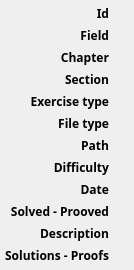
                  <widget class="QWidget" name="scrollAreaWidgetContents">
                   <property name="geometry">
                    <rect>
                     <x>0</x>
                     <y>0</y>
                     <width>134</width>
                     <height>270</height>
                    </rect>
                   </property>
                   <layout class="QGridLayout" name="gridLayout_3">
                    <property name="leftMargin">
                     <number>5</number>
                    </property>
                    <property name="topMargin">
                     <number>5</number>
                    </property>
                    <property name="rightMargin">
                     <number>5</number>
                    </property>
                    <property name="bottomMargin">
                     <number>5</number>
                    </property>
                    <property name="spacing">
                     <number>5</number>
                    </property>
                    <item row="2" column="0">
                     <spacer name="verticalSpacer_2">
                      <property name="orientation">
                       <enum>Qt::Vertical</enum>
                      </property>
                      <property name="sizeHint" stdset="0">
                       <size>
                        <width>20</width>
                        <height>40</height>
                       </size>
                      </property>
                     </spacer>
                    </item>
                    <item row="1" column="0">
                     <layout class="QVBoxLayout" name="verticalLayout_3"/>
                    </item>
                    <item row="0" column="0">
                     <layout class="QGridLayout" name="gridLayout_36">
                      <property name="horizontalSpacing">
                       <number>5</number>
                      </property>
                      <item row="3" column="1">
                       <widget class="QLabel" name="SectionLine">
                        <property name="sizePolicy">
                         <sizepolicy hsizetype="MinimumExpanding" vsizetype="MinimumExpanding">
                          <horstretch>0</horstretch>
                          <verstretch>0</verstretch>
                         </sizepolicy>
                        </property>
                        <property name="text">
                         <string/>
                        </property>
                        <property name="alignment">
                         <set>Qt::AlignLeading|Qt::AlignLeft|Qt::AlignTop</set>
                        </property>
                        <property name="wordWrap">
                         <bool>true</bool>
                        </property>
                       </widget>
                      </item>
                      <item row="8" column="1">
                       <widget class="QLabel" name="DateTimeEdit">
                        <property name="sizePolicy">
                         <sizepolicy hsizetype="MinimumExpanding" vsizetype="MinimumExpanding">
                          <horstretch>0</horstretch>
                          <verstretch>0</verstretch>
                         </sizepolicy>
                        </property>
                        <property name="text">
                         <string/>
                        </property>
                        <property name="alignment">
                         <set>Qt::AlignLeading|Qt::AlignLeft|Qt::AlignTop</set>
                        </property>
                        <property name="wordWrap">
                         <bool>true</bool>
                        </property>
                       </widget>
                      </item>
                      <item row="0" column="1">
                       <widget class="QLabel" name="NameLine">
                        <property name="sizePolicy">
                         <sizepolicy hsizetype="MinimumExpanding" vsizetype="MinimumExpanding">
                          <horstretch>0</horstretch>
                          <verstretch>0</verstretch>
                         </sizepolicy>
                        </property>
                        <property name="text">
                         <string/>
                        </property>
                        <property name="alignment">
                         <set>Qt::AlignLeading|Qt::AlignLeft|Qt::AlignTop</set>
                        </property>
                        <property name="wordWrap">
                         <bool>true</bool>
                        </property>
                       </widget>
                      </item>
                      <item row="1" column="1">
                       <widget class="QLabel" name="FieldLine">
                        <property name="sizePolicy">
                         <sizepolicy hsizetype="MinimumExpanding" vsizetype="MinimumExpanding">
                          <horstretch>0</horstretch>
                          <verstretch>0</verstretch>
                         </sizepolicy>
                        </property>
                        <property name="text">
                         <string/>
                        </property>
                        <property name="alignment">
                         <set>Qt::AlignLeading|Qt::AlignLeft|Qt::AlignTop</set>
                        </property>
                        <property name="wordWrap">
                         <bool>true</bool>
                        </property>
                       </widget>
                      </item>
                      <item row="4" column="1">
                       <widget class="QLabel" name="ExerciseTypeLine">
                        <property name="sizePolicy">
                         <sizepolicy hsizetype="MinimumExpanding" vsizetype="MinimumExpanding">
                          <horstretch>0</horstretch>
                          <verstretch>0</verstretch>
                         </sizepolicy>
                        </property>
                        <property name="text">
                         <string/>
                        </property>
                        <property name="alignment">
                         <set>Qt::AlignLeading|Qt::AlignLeft|Qt::AlignTop</set>
                        </property>
                        <property name="wordWrap">
                         <bool>true</bool>
                        </property>
                       </widget>
                      </item>
                      <item row="5" column="0">
                       <widget class="QLabel" name="label_46">
                        <property name="font">
                         <font>
                          <family>Noto Sans</family>
                          <bold>true</bold>
                         </font>
                        </property>
                        <property name="text">
                         <string>File type</string>
                        </property>
                        <property name="alignment">
                         <set>Qt::AlignRight|Qt::AlignTop|Qt::AlignTrailing</set>
                        </property>
                       </widget>
                      </item>
                      <item row="2" column="0">
                       <widget class="QLabel" name="label_49">
                        <property name="font">
                         <font>
                          <family>Noto Sans</family>
                          <bold>true</bold>
                         </font>
                        </property>
                        <property name="text">
                         <string>Chapter</string>
                        </property>
                        <property name="alignment">
                         <set>Qt::AlignRight|Qt::AlignTop|Qt::AlignTrailing</set>
                        </property>
                       </widget>
                      </item>
                      <item row="5" column="1">
                       <widget class="QLabel" name="FileTypeLine">
                        <property name="sizePolicy">
                         <sizepolicy hsizetype="MinimumExpanding" vsizetype="MinimumExpanding">
                          <horstretch>0</horstretch>
                          <verstretch>0</verstretch>
                         </sizepolicy>
                        </property>
                        <property name="text">
                         <string/>
                        </property>
                        <property name="alignment">
                         <set>Qt::AlignLeading|Qt::AlignLeft|Qt::AlignTop</set>
                        </property>
                        <property name="wordWrap">
                         <bool>true</bool>
                        </property>
                       </widget>
                      </item>
                      <item row="3" column="0">
                       <widget class="QLabel" name="label_48">
                        <property name="font">
                         <font>
                          <family>Noto Sans</family>
                          <bold>true</bold>
                         </font>
                        </property>
                        <property name="text">
                         <string>Section</string>
                        </property>
                        <property name="alignment">
                         <set>Qt::AlignRight|Qt::AlignTop|Qt::AlignTrailing</set>
                        </property>
                       </widget>
                      </item>
                      <item row="6" column="0">
                       <widget class="QLabel" name="label_54">
                        <property name="font">
                         <font>
                          <family>Noto Sans</family>
                          <bold>true</bold>
                         </font>
                        </property>
                        <property name="text">
                         <string>Path</string>
                        </property>
                        <property name="alignment">
                         <set>Qt::AlignRight|Qt::AlignTop|Qt::AlignTrailing</set>
                        </property>
                       </widget>
                      </item>
                      <item row="6" column="1">
                       <widget class="QLabel" name="PathLine">
                        <property name="sizePolicy">
                         <sizepolicy hsizetype="MinimumExpanding" vsizetype="MinimumExpanding">
                          <horstretch>0</horstretch>
                          <verstretch>0</verstretch>
                         </sizepolicy>
                        </property>
                        <property name="text">
                         <string/>
                        </property>
                        <property name="alignment">
                         <set>Qt::AlignLeading|Qt::AlignLeft|Qt::AlignTop</set>
                        </property>
                        <property name="wordWrap">
                         <bool>true</bool>
                        </property>
                       </widget>
                      </item>
                      <item row="7" column="1">
                       <widget class="QLabel" name="DifficultySpinBox">
                        <property name="sizePolicy">
                         <sizepolicy hsizetype="MinimumExpanding" vsizetype="MinimumExpanding">
                          <horstretch>0</horstretch>
                          <verstretch>0</verstretch>
                         </sizepolicy>
                        </property>
                        <property name="text">
                         <string/>
                        </property>
                        <property name="alignment">
                         <set>Qt::AlignLeading|Qt::AlignLeft|Qt::AlignTop</set>
                        </property>
                        <property name="wordWrap">
                         <bool>true</bool>
                        </property>
                       </widget>
                      </item>
                      <item row="9" column="1">
                       <widget class="QLabel" name="SolvedLine">
                        <property name="sizePolicy">
                         <sizepolicy hsizetype="MinimumExpanding" vsizetype="MinimumExpanding">
                          <horstretch>0</horstretch>
                          <verstretch>0</verstretch>
                         </sizepolicy>
                        </property>
                        <property name="text">
                         <string/>
                        </property>
                        <property name="alignment">
                         <set>Qt::AlignLeading|Qt::AlignLeft|Qt::AlignTop</set>
                        </property>
                        <property name="wordWrap">
                         <bool>true</bool>
                        </property>
                       </widget>
                      </item>
                      <item row="10" column="1">
                       <widget class="QLabel" name="DescriptionLine">
                        <property name="sizePolicy">
                         <sizepolicy hsizetype="MinimumExpanding" vsizetype="MinimumExpanding">
                          <horstretch>0</horstretch>
                          <verstretch>0</verstretch>
                         </sizepolicy>
                        </property>
                        <property name="text">
                         <string/>
                        </property>
                        <property name="alignment">
                         <set>Qt::AlignLeading|Qt::AlignLeft|Qt::AlignTop</set>
                        </property>
                        <property name="wordWrap">
                         <bool>true</bool>
                        </property>
                       </widget>
                      </item>
                      <item row="7" column="0">
                       <widget class="QLabel" name="label_56">
                        <property name="font">
                         <font>
                          <family>Noto Sans</family>
                          <bold>true</bold>
                         </font>
                        </property>
                        <property name="text">
                         <string>Difficulty</string>
                        </property>
                        <property name="alignment">
                         <set>Qt::AlignRight|Qt::AlignTop|Qt::AlignTrailing</set>
                        </property>
                       </widget>
                      </item>
                      <item row="4" column="0">
                       <widget class="QLabel" name="label_50">
                        <property name="font">
                         <font>
                          <family>Noto Sans</family>
                          <bold>true</bold>
                         </font>
                        </property>
                        <property name="text">
                         <string>Exercise type</string>
                        </property>
                        <property name="alignment">
                         <set>Qt::AlignRight|Qt::AlignTop|Qt::AlignTrailing</set>
                        </property>
                       </widget>
                      </item>
                      <item row="1" column="0">
                       <widget class="QLabel" name="label_34">
                        <property name="font">
                         <font>
                          <family>Noto Sans</family>
                          <bold>true</bold>
                         </font>
                        </property>
                        <property name="text">
                         <string>Field</string>
                        </property>
                        <property name="alignment">
                         <set>Qt::AlignRight|Qt::AlignTop|Qt::AlignTrailing</set>
                        </property>
                       </widget>
                      </item>
                      <item row="10" column="0">
                       <widget class="QLabel" name="label_59">
                        <property name="font">
                         <font>
                          <family>Noto Sans</family>
                          <bold>true</bold>
                         </font>
                        </property>
                        <property name="text">
                         <string>Description</string>
                        </property>
                        <property name="alignment">
                         <set>Qt::AlignRight|Qt::AlignTop|Qt::AlignTrailing</set>
                        </property>
                       </widget>
                      </item>
                      <item row="2" column="1">
                       <widget class="QLabel" name="ChapterLine">
                        <property name="sizePolicy">
                         <sizepolicy hsizetype="MinimumExpanding" vsizetype="MinimumExpanding">
                          <horstretch>0</horstretch>
                          <verstretch>0</verstretch>
                         </sizepolicy>
                        </property>
                        <property name="text">
                         <string/>
                        </property>
                        <property name="alignment">
                         <set>Qt::AlignLeading|Qt::AlignLeft|Qt::AlignTop</set>
                        </property>
                        <property name="wordWrap">
                         <bool>true</bool>
                        </property>
                       </widget>
                      </item>
                      <item row="0" column="0">
                       <widget class="QLabel" name="label_33">
                        <property name="font">
                         <font>
                          <family>Noto Sans</family>
                          <bold>true</bold>
                         </font>
                        </property>
                        <property name="text">
                         <string>Id</string>
                        </property>
                        <property name="alignment">
                         <set>Qt::AlignRight|Qt::AlignTop|Qt::AlignTrailing</set>
                        </property>
                       </widget>
                      </item>
                      <item row="9" column="0">
                       <widget class="QLabel" name="label_58">
                        <property name="font">
                         <font>
                          <family>Noto Sans</family>
                          <bold>true</bold>
                         </font>
                        </property>
                        <property name="text">
                         <string>Solved - Prooved</string>
                        </property>
                        <property name="alignment">
                         <set>Qt::AlignRight|Qt::AlignTop|Qt::AlignTrailing</set>
                        </property>
                       </widget>
                      </item>
                      <item row="8" column="0">
                       <widget class="QLabel" name="label_57">
                        <property name="font">
                         <font>
                          <family>Noto Sans</family>
                          <bold>true</bold>
                         </font>
                        </property>
                        <property name="text">
                         <string>Date</string>
                        </property>
                        <property name="alignment">
                         <set>Qt::AlignRight|Qt::AlignTop|Qt::AlignTrailing</set>
                        </property>
                       </widget>
                      </item>
                      <item row="11" column="0">
                       <widget class="QLabel" name="label_60">
                        <property name="font">
                         <font>
                          <family>Noto Sans</family>
                          <bold>true</bold>
                         </font>
                        </property>
                        <property name="text">
                         <string>Solutions - Proofs</string>
                        </property>
                        <property name="alignment">
                         <set>Qt::AlignRight|Qt::AlignTop|Qt::AlignTrailing</set>
                        </property>
                       </widget>
                      </item>
                      <item row="11" column="1">
                       <widget class="QLabel" name="SolutionsLine">
                        <property name="sizePolicy">
                         <sizepolicy hsizetype="MinimumExpanding" vsizetype="MinimumExpanding">
                          <horstretch>0</horstretch>
                          <verstretch>0</verstretch>
                         </sizepolicy>
                        </property>
                        <property name="text">
                         <string/>
                        </property>
                        <property name="alignment">
                         <set>Qt::AlignLeading|Qt::AlignLeft|Qt::AlignTop</set>
                        </property>
                        <property name="wordWrap">
                         <bool>true</bool>
                        </property>
                       </widget>
                      </item>
                     </layout>
                    </item>
                   </layout>
                  </widget>
